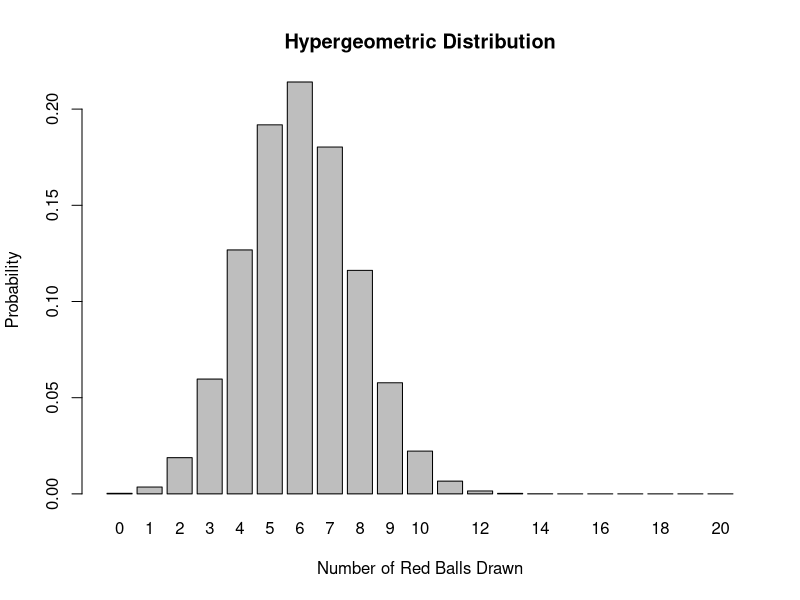

Write R code to recreate this figure.
#sheet 6
library("tidyverse")
library("tidyr")
library("dplyr")
library("ggplot2")

#Aufgabe 1.1.a
#Consider an urn with 100 balls, where are 30 balls of them are red. 
#20 balls are randomly drawn and let X be the number of red drawn balls.
total_balls <- 100
red_balls <- 30
drawn_balls <- 20
possible_X <- 0:drawn_balls
probs <- dhyper(x = possible_X, m = red_balls, n = total_balls - red_balls, k = drawn_balls)
barplot(probs, 
        names.arg = possible_X, 
        xlab = "Number of Red Balls Drawn", 
        ylab = "Probability", 
        main = "Hypergeometric Distribution")
print(probs)
